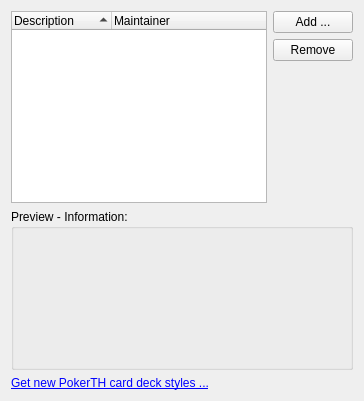
           <widget class="QWidget" name="tab_4">
            <attribute name="title">
             <string>Card Deck</string>
            </attribute>
            <layout class="QGridLayout" name="gridLayout_14">
             <item row="0" column="1">
              <layout class="QVBoxLayout" name="verticalLayout_2">
               <item>
                <widget class="QPushButton" name="pushButton_addCardDeckStyle">
                 <property name="text">
                  <string>Add ...</string>
                 </property>
                </widget>
               </item>
               <item>
                <widget class="QPushButton" name="pushButton_removeCardDeckStyle">
                 <property name="text">
                  <string>Remove</string>
                 </property>
                </widget>
               </item>
               <item>
                <spacer name="verticalSpacer_333">
                 <property name="orientation">
                  <enum>Qt::Vertical</enum>
                 </property>
                 <property name="sizeHint" stdset="0">
                  <size>
                   <width>20</width>
                   <height>17</height>
                  </size>
                 </property>
                </spacer>
               </item>
              </layout>
             </item>
             <item row="1" column="0" colspan="2">
              <widget class="QGroupBox" name="groupBox_14">
               <property name="title">
                <string>Preview - Information:</string>
               </property>
               <layout class="QGridLayout" name="gridLayout_16">
                <item row="0" column="0">
                 <widget class="QLabel" name="label_cardDeckStylePreview">
                  <property name="minimumSize">
                   <size>
                    <width>160</width>
                    <height>120</height>
                   </size>
                  </property>
                  <property name="maximumSize">
                   <size>
                    <width>160</width>
                    <height>120</height>
                   </size>
                  </property>
                  <property name="text">
                   <string/>
                  </property>
                 </widget>
                </item>
                <item row="0" column="1">
                 <widget class="QLabel" name="label_cardDeckStyleInfo">
                  <property name="text">
                   <string/>
                  </property>
                  <property name="textFormat">
                   <enum>Qt::RichText</enum>
                  </property>
                  <property name="alignment">
                   <set>Qt::AlignLeading|Qt::AlignLeft|Qt::AlignTop</set>
                  </property>
                 </widget>
                </item>
               </layout>
              </widget>
             </item>
             <item row="2" column="0" colspan="2">
              <widget class="QLabel" name="label_56">
               <property name="text">
                <string>&lt;!DOCTYPE HTML PUBLIC &quot;-//W3C//DTD HTML 4.0//EN&quot; &quot;http://www.w3.org/TR/REC-html40/strict.dtd&quot;&gt;
&lt;html&gt;&lt;head&gt;&lt;meta name=&quot;qrichtext&quot; content=&quot;1&quot; /&gt;&lt;style type=&quot;text/css&quot;&gt;
p, li { white-space: pre-wrap; }
&lt;/style&gt;&lt;/head&gt;&lt;body&gt;
&lt;p style=&quot; margin-top:0px; margin-bottom:0px; margin-left:0px; margin-right:0px; -qt-block-indent:0; text-indent:0px;&quot;&gt;&lt;a href=&quot;http://cdstyles.pokerth.net/&quot;&gt;&lt;span style=&quot; text-decoration: underline; color:#0000ff;&quot;&gt;Get new PokerTH card deck styles ...&lt;/span&gt;&lt;/a&gt;&lt;/p&gt;&lt;/body&gt;&lt;/html&gt;</string>
               </property>
               <property name="openExternalLinks">
                <bool>true</bool>
               </property>
              </widget>
             </item>
             <item row="0" column="0">
              <widget class="QTreeWidget" name="treeWidget_cardDeckStyles">
               <property name="indentation">
                <number>5</number>
               </property>
               <property name="rootIsDecorated">
                <bool>false</bool>
               </property>
               <property name="itemsExpandable">
                <bool>false</bool>
               </property>
               <property name="sortingEnabled">
                <bool>true</bool>
               </property>
               <property name="allColumnsShowFocus">
                <bool>true</bool>
               </property>
               <attribute name="headerShowSortIndicator" stdset="0">
                <bool>true</bool>
               </attribute>
               <column>
                <property name="text">
                 <string>Description</string>
                </property>
               </column>
               <column>
                <property name="text">
                 <string>Maintainer</string>
                </property>
               </column>
              </widget>
             </item>
            </layout>
           </widget>
